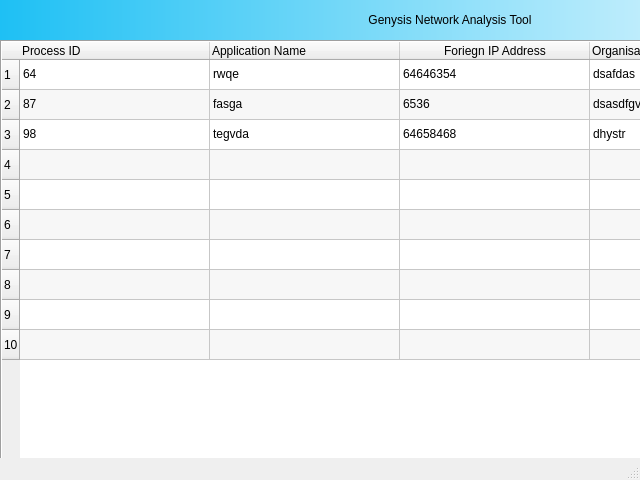
<?xml version="1.0" encoding="UTF-8"?>
<ui version="4.0">
 <class>MainWindow</class>
 <widget class="QMainWindow" name="MainWindow">
  <property name="geometry">
   <rect>
    <x>0</x>
    <y>0</y>
    <width>640</width>
    <height>480</height>
   </rect>
  </property>
  <property name="windowTitle">
   <string>MainWindow</string>
  </property>
  <widget class="QWidget" name="centralwidget">
   <widget class="QTableWidget" name="tableWidget">
    <property name="geometry">
     <rect>
      <x>0</x>
      <y>40</y>
      <width>900</width>
      <height>630</height>
     </rect>
    </property>
    <property name="autoFillBackground">
     <bool>true</bool>
    </property>
    <property name="frameShape">
     <enum>QFrame::Box</enum>
    </property>
    <property name="lineWidth">
     <number>1</number>
    </property>
    <property name="verticalScrollBarPolicy">
     <enum>Qt::ScrollBarAlwaysOn</enum>
    </property>
    <property name="horizontalScrollBarPolicy">
     <enum>Qt::ScrollBarAlwaysOn</enum>
    </property>
    <property name="sizeAdjustPolicy">
     <enum>QAbstractScrollArea::AdjustToContents</enum>
    </property>
    <property name="autoScrollMargin">
     <number>10</number>
    </property>
    <property name="editTriggers">
     <set>QAbstractItemView::NoEditTriggers</set>
    </property>
    <property name="dragEnabled">
     <bool>true</bool>
    </property>
    <property name="dragDropOverwriteMode">
     <bool>false</bool>
    </property>
    <property name="alternatingRowColors">
     <bool>true</bool>
    </property>
    <property name="textElideMode">
     <enum>Qt::ElideLeft</enum>
    </property>
    <property name="verticalScrollMode">
     <enum>QAbstractItemView::ScrollPerItem</enum>
    </property>
    <property name="sortingEnabled">
     <bool>true</bool>
    </property>
    <property name="wordWrap">
     <bool>false</bool>
    </property>
    <property name="rowCount">
     <number>10</number>
    </property>
    <property name="columnCount">
     <number>6</number>
    </property>
    <attribute name="horizontalHeaderCascadingSectionResizes">
     <bool>false</bool>
    </attribute>
    <attribute name="horizontalHeaderDefaultSectionSize">
     <number>190</number>
    </attribute>
    <attribute name="horizontalHeaderMinimumSectionSize">
     <number>120</number>
    </attribute>
    <attribute name="horizontalHeaderStretchLastSection">
     <bool>true</bool>
    </attribute>
    <row/>
    <row/>
    <row/>
    <row/>
    <row/>
    <row/>
    <row/>
    <row/>
    <row/>
    <row/>
    <column>
     <property name="text">
      <string>Process ID</string>
     </property>
     <property name="textAlignment">
      <set>AlignLeading|AlignVCenter</set>
     </property>
    </column>
    <column>
     <property name="text">
      <string>Application Name</string>
     </property>
     <property name="textAlignment">
      <set>AlignJustify|AlignVCenter</set>
     </property>
    </column>
    <column>
     <property name="text">
      <string>Foriegn IP Address</string>
     </property>
    </column>
    <column>
     <property name="text">
      <string>Organisation Name</string>
     </property>
     <property name="textAlignment">
      <set>AlignLeading|AlignVCenter</set>
     </property>
    </column>
    <column>
     <property name="text">
      <string>Country</string>
     </property>
    </column>
    <column>
     <property name="text">
      <string>Status</string>
     </property>
    </column>
    <item row="0" column="0">
     <property name="text">
      <string>64</string>
     </property>
    </item>
    <item row="0" column="1">
     <property name="text">
      <string>rwqe</string>
     </property>
    </item>
    <item row="0" column="2">
     <property name="text">
      <string>64646354</string>
     </property>
    </item>
    <item row="0" column="3">
     <property name="text">
      <string>dsafdas</string>
     </property>
    </item>
    <item row="0" column="4">
     <property name="text">
      <string>htgsrgb</string>
     </property>
    </item>
    <item row="0" column="5">
     <property name="text">
      <string>done</string>
     </property>
    </item>
    <item row="1" column="0">
     <property name="text">
      <string>87</string>
     </property>
    </item>
    <item row="1" column="1">
     <property name="text">
      <string>fasga</string>
     </property>
    </item>
    <item row="1" column="2">
     <property name="text">
      <string>6536</string>
     </property>
    </item>
    <item row="1" column="3">
     <property name="text">
      <string>dsasdfgv</string>
     </property>
    </item>
    <item row="1" column="4">
     <property name="text">
      <string>rawerw</string>
     </property>
    </item>
    <item row="1" column="5">
     <property name="text">
      <string>not</string>
     </property>
    </item>
    <item row="2" column="0">
     <property name="text">
      <string>98</string>
     </property>
    </item>
    <item row="2" column="1">
     <property name="text">
      <string>tegvda</string>
     </property>
    </item>
    <item row="2" column="2">
     <property name="text">
      <string>64658468</string>
     </property>
    </item>
    <item row="2" column="3">
     <property name="text">
      <string>dhystr</string>
     </property>
    </item>
    <item row="2" column="4">
     <property name="text">
      <string>hnxffg</string>
     </property>
    </item>
    <item row="2" column="5">
     <property name="text">
      <string>done</string>
     </property>
    </item>
   </widget>
   <widget class="QLabel" name="label">
    <property name="geometry">
     <rect>
      <x>0</x>
      <y>0</y>
      <width>900</width>
      <height>40</height>
     </rect>
    </property>
    <property name="styleSheet">
     <string notr="true">background-color: qlineargradient(spread:pad, x1:0, y1:0, x2:1, y2:0, stop:0 rgba(30, 192, 244, 255), stop:1 rgba(255, 255, 255, 255));</string>
    </property>
    <property name="text">
     <string>Genysis Network Analysis Tool</string>
    </property>
    <property name="alignment">
     <set>Qt::AlignCenter</set>
    </property>
   </widget>
  </widget>
  <widget class="QStatusBar" name="statusbar"/>
 </widget>
 <resources/>
 <connections/>
</ui>
